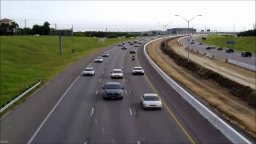
#> input picture frames/20.png, 256 x 144 px, found by its file name
$ python cardetection.py
#> lines starting #> are read from the running program, lines starting #| are printed output that depends on the picture; after the words box and inside, x2 and y2 are one past the last pixel; in counts of white or black regions, pixels touching at a corner belong together
import cv2

#Creating a cascading classifier object
cars_cascade = cv2.CascadeClassifier("C:\\Users\\subha\\docs\\Desktop\\Coursera\\Python\\work_place\\cars.xml")

#Reading an image as it is
img = cv2.imread("C:\\Users\\subha\\docs\\Desktop\\Coursera\\Python\\work_place\\frames\\20.png")
#> img is the input picture: shape (144, 256, 3); mean B, G, R 109.1, 116.6, 118.4

#Converting it to gray scale image
gray_img = cv2.cvtColor(img, cv2.COLOR_BGR2GRAY)
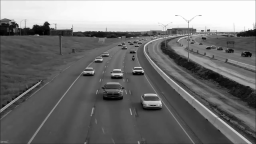
#> gray_img: shape (144, 256); min 1, max 254, mean 116.3

#Finding coordinates of faces in image
cars = cars_cascade.detectMultiScale(gray_img, scaleFactor=1.05, minNeighbors=5)
#> cars = [[126, 61, 22, 22], [91, 73, 40, 40]]

print(type(cars))
#| <class 'numpy.ndarray'>
print(cars)
#| [[126  61  22  22]
#|  [ 91  73  40  40]]

for x, y, w, h in cars:
    img = cv2.rectangle(img, (x, y), (x+w, y+h), (0, 255, 0), 3)
#> this loop made 2 passes
#> pass 1, `img = cv2.rectangle(img, (x, y), (x+w, y+h), (0, 255, 0), 3)`:
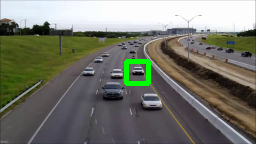
#> img: shape (144, 256, 3); 1.16% of pixels changed, all inside (x1, y1, x2, y2) = (124, 59, 151, 86)
#> pass 2, `img = cv2.rectangle(img, (x, y), (x+w, y+h), (0, 255, 0), 3)`:
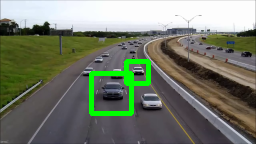
#> img: shape (144, 256, 3); 2% of pixels changed, all inside (x1, y1, x2, y2) = (89, 71, 134, 116)

resized = cv2.resize(img, (600,600))
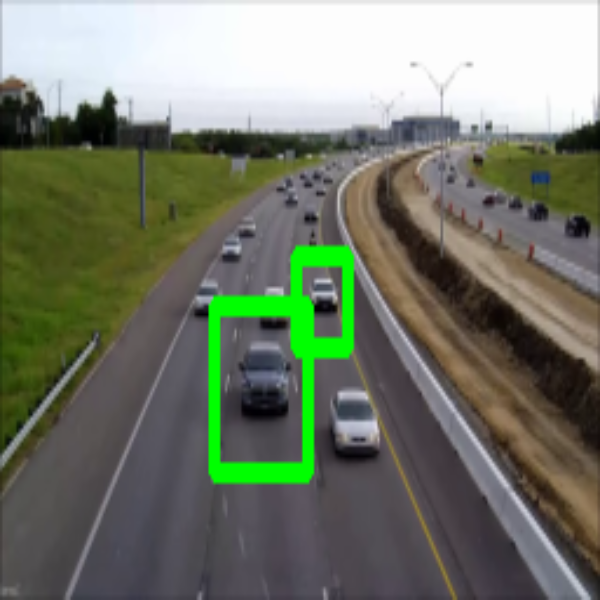
#> resized: shape (600, 600, 3); mean B, G, R 106, 121.8, 115.3
cv2.imshow("Gray",resized)
cv2.waitKey(0)
cv2.destroyAllWindows()

$ run again, with frames/0.png copied over frames/20.png
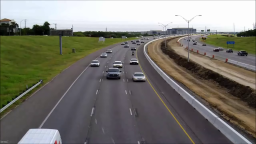
#> input picture frames/0.png, 256 x 144 px, found by its file name
#> img is the input picture: shape (144, 256, 3); mean B, G, R 111.4, 118.8, 120.6
#> `gray_img = cv2.cvtColor(img, cv2.COLOR_BGR2GRAY)`:
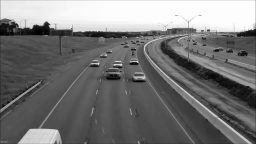
#> gray_img: shape (144, 256); min 1, max 254, mean 118.5
#> cars = [[127, 66, 23, 23]]
#| <class 'numpy.ndarray'>
#| [[127  66  23  23]]
#> the loop `for x, y, w, h in cars:` made 1 pass
#> `resized = cv2.resize(img, (600,600))`:
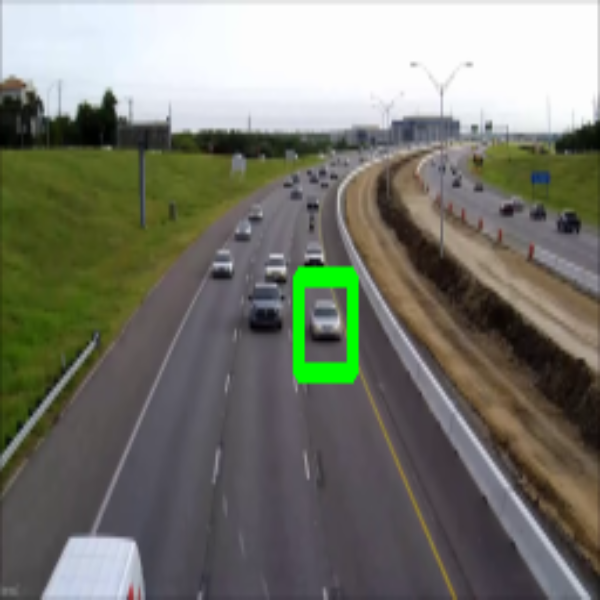
#> resized: shape (600, 600, 3); mean B, G, R 110.2, 120.7, 119.4

$ run again, with frames/104.png copied over frames/20.png
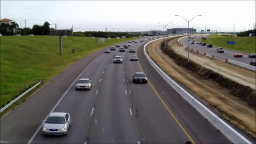
#> input picture frames/104.png, 256 x 144 px, found by its file name
#> img is the input picture: shape (144, 256, 3); mean B, G, R 109.2, 116.9, 118.7
#> cars = [[127, 66, 25, 25], [68, 68, 33, 33]]
#| <class 'numpy.ndarray'>
#| [[127  66  25  25]
#|  [ 68  68  33  33]]
#> the loop `for x, y, w, h in cars:` made 2 passes
#> pass 1, `img = cv2.rectangle(img, (x, y), (x+w, y+h), (0, 255, 0), 3)`:
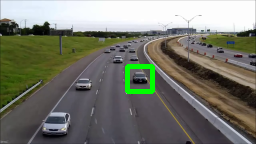
#> img: shape (144, 256, 3); 1.32% of pixels changed, all inside (x1, y1, x2, y2) = (125, 64, 155, 94)
#> `resized = cv2.resize(img, (600,600))`:
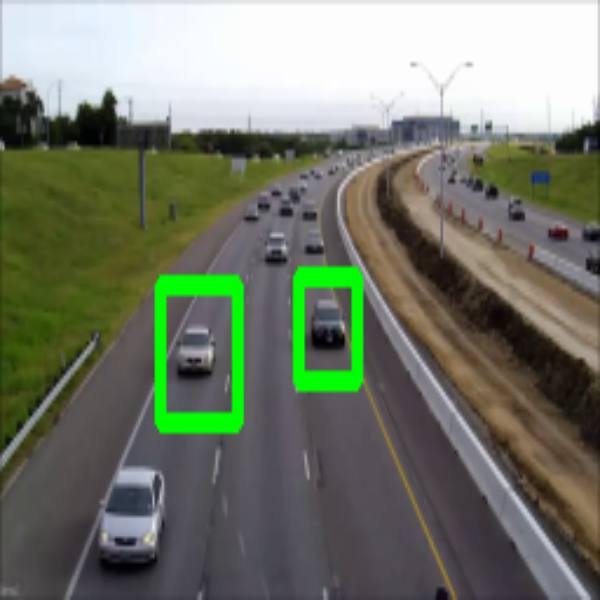
#> resized: shape (600, 600, 3); mean B, G, R 106.3, 121.9, 115.7
